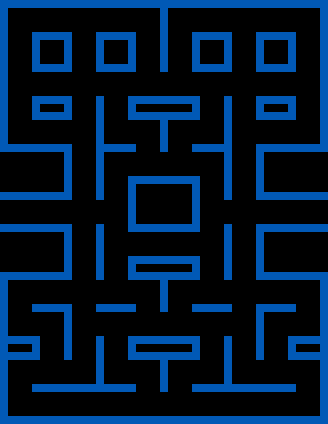

A level layout from a 2D game, rendered from its tile map. Below: a short description, then the map file with tile-grid data replaced by summaries:
An orthogonal 41x53 tile map with 8x8 px tiles, 2 tile layers (Tile Layer 1, CollisionLayer), 3 tilesets and 1 object (Pacman).

<map version="1.0" tiledversion="1.0.2" orientation="orthogonal" renderorder="right-down" width="41" height="53" tilewidth="8" tileheight="8" nextobjectid="21">
 <tileset firstgid="1" name="pacmanmap" tilewidth="328" tileheight="424" tilecount="1" columns="1">
  <image source="../Textures/pacmanmap.png" width="328" height="424" />
 </tileset>
 <tileset firstgid="2" name="pacman" tilewidth="16" tileheight="19" tilecount="1" columns="1">
  <image source="../Textures/pacman.png" width="16" height="19" />
 </tileset>
 <tileset firstgid="3" name="collision" tilewidth="8" tileheight="8" tilecount="1" columns="1">
  <image source="../Textures/collision.png" width="8" height="8" />
  <tile id="0">
   <properties>
    <property name="Weight" type="int" value="1" />
    <property name="isWalkable" type="bool" value="true" />
   </properties>
  </tile>
 </tileset>
 <objectgroup name="ActorLayer">
  <object id="15" name="Pacman" gid="2" x="9" y="29" width="16" height="19" />
 </objectgroup>
 <layer name="Tile Layer 1" width="41" height="53">
  <data>[2173 cells, 0 non-empty, 0 distinct tile ids]</data>
 </layer>
 <layer name="CollisionLayer" width="41" height="53">
  <data>[2173 cells, 574 non-empty, 1 distinct tile ids]</data>
 </layer>
</map>